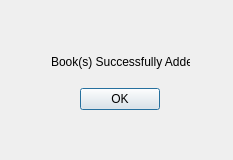
<?xml version="1.0" encoding="UTF-8"?>
<ui version="4.0">
 <class>successDialogClass</class>
 <widget class="QDialog" name="successDialogClass">
  <property name="geometry">
   <rect>
    <x>0</x>
    <y>0</y>
    <width>233</width>
    <height>160</height>
   </rect>
  </property>
  <property name="windowTitle">
   <string>successDialog</string>
  </property>
  <widget class="QWidget" name="">
   <property name="geometry">
    <rect>
     <x>40</x>
     <y>30</y>
     <width>161</width>
     <height>91</height>
    </rect>
   </property>
   <layout class="QGridLayout" name="gridLayout">
    <item row="0" column="0">
     <widget class="QLabel" name="label">
      <property name="text">
       <string>Book(s) Successfully Added!</string>
      </property>
     </widget>
    </item>
    <item row="1" column="0">
     <layout class="QHBoxLayout" name="horizontalLayout_2">
      <item>
       <layout class="QHBoxLayout" name="horizontalLayout">
        <item>
         <spacer name="horizontalSpacer">
          <property name="orientation">
           <enum>Qt::Orientation::Horizontal</enum>
          </property>
          <property name="sizeHint" stdset="0">
           <size>
            <width>40</width>
            <height>20</height>
           </size>
          </property>
         </spacer>
        </item>
        <item>
         <widget class="QPushButton" name="okButton">
          <property name="text">
           <string>OK</string>
          </property>
         </widget>
        </item>
       </layout>
      </item>
      <item>
       <spacer name="horizontalSpacer_2">
        <property name="orientation">
         <enum>Qt::Orientation::Horizontal</enum>
        </property>
        <property name="sizeHint" stdset="0">
         <size>
          <width>40</width>
          <height>20</height>
         </size>
        </property>
       </spacer>
      </item>
     </layout>
    </item>
   </layout>
  </widget>
 </widget>
 <layoutdefault spacing="6" margin="11"/>
 <resources/>
 <connections>
  <connection>
   <sender>okButton</sender>
   <signal>clicked()</signal>
   <receiver>successDialogClass</receiver>
   <slot>accept()</slot>
   <hints>
    <hint type="sourcelabel">
     <x>109</x>
     <y>104</y>
    </hint>
    <hint type="destinationlabel">
     <x>109</x>
     <y>118</y>
    </hint>
   </hints>
  </connection>
 </connections>
</ui>
